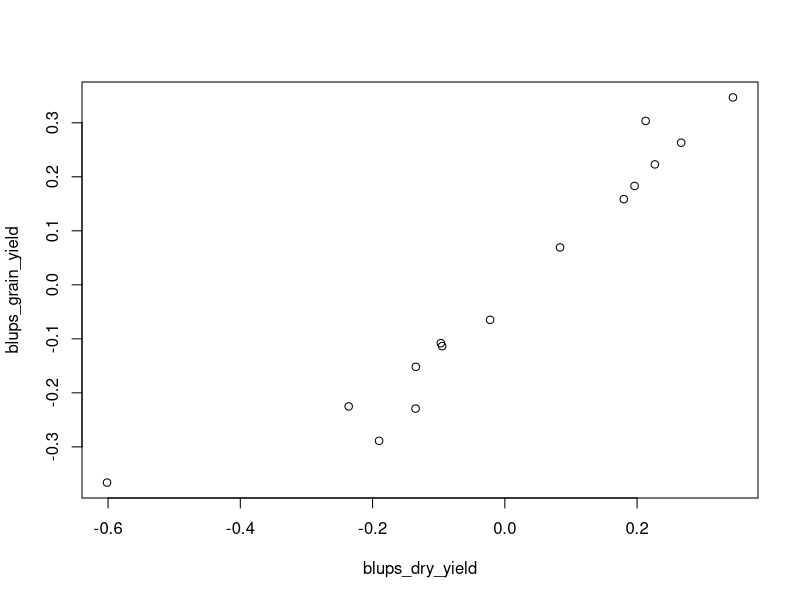
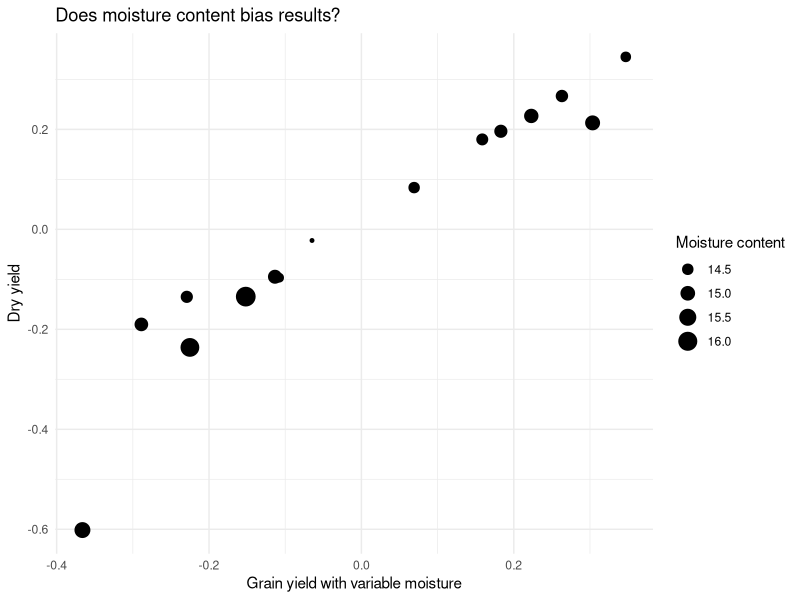
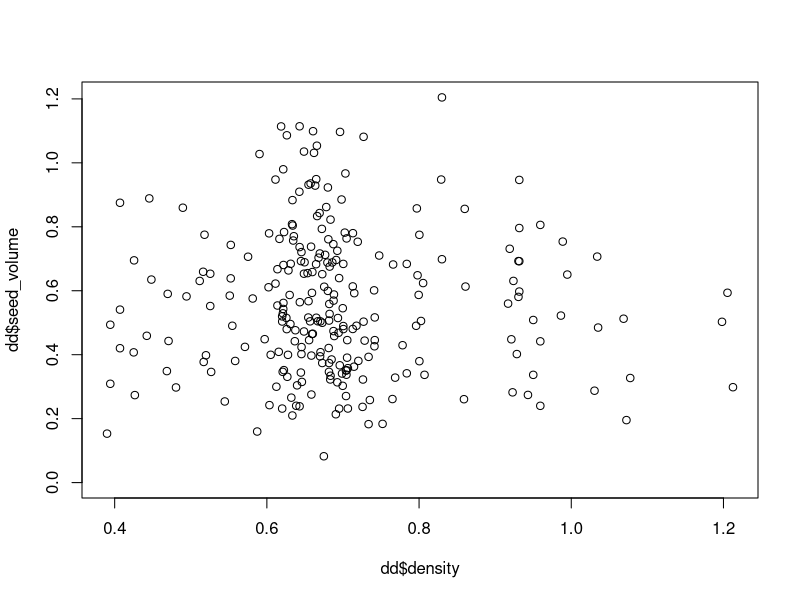

Recreate these plots in R, in order.
# Preparations ---------------------------------------------------
# Load necessary libraries
library(lme4)
library(emmeans)
library(ggplot2)


# Load data
dd <- read.csv("data/grain-yield-seed-metric-data.csv")
dd$dry_yield <- dd$grain_yield * (100-dd$moisture_content)/100


# Fit a mixed-effects model
# Variety is treated as a random effect, block is treated as a fixed effect
model1 <- lmer(dry_yield ~ (1|tech) + block_id + percent_survival, data = dd)
summary(model1)
blups_dry_yield <- unlist(ranef(model1))


model2 <- lmer(grain_yield ~ (1|tech) + block_id + percent_survival, data = dd)
summary(model2)
blups_grain_yield <- unlist(ranef(model2))


plot(blups_dry_yield, blups_grain_yield)
cor(blups_dry_yield, blups_grain_yield)
cor(blups_dry_yield, blups_grain_yield, method = "spearman")
# The correlation is high


# Is there a variety effect in moisture rate?
model3 <- lmer(moisture_content ~ tech + (1|block_id), data = dd)
summary(model3)


# Extract estimated marginal means
emmeans_model <- emmeans(model3, ~ tech)


# Pairwise comparisons
pairwise_results <- pairs(emmeans_model)
print(pairwise_results)
# No strong evidence for a biasing effect


# Now use the moisture values to see if they explain the discrepancy between BLUPs
moisture_content_values <- as.data.frame(emmeans_model)$emmean


dd2 <- data.frame(moisture_content_values, blups_grain_yield, blups_dry_yield)
# Create scatter plot
ggplot(dd2, aes(x = blups_grain_yield, y = blups_dry_yield, size = moisture_content_values)) +
  geom_point() +
  labs(
    title = "Does moisture content bias results?",
    x = "Grain yield with variable moisture",
    y = "Dry yield",
    size = "Moisture content"
  ) +
  theme_minimal()
# No trend seems to be present


# How well does volume + moisture estimation predict dry yields?
dd$corrected_volume <- (dd$tech_volume * (100 - dd$moisture_content))/100


model4 <- lm(dry_yield ~ corrected_volume, data = dd)
summary(model4)
model5 <- lm(dry_yield ~ tech_volume, data = dd)
summary(model5)
# improvement is very slight, but should try with the BLUPs


# Is the density influenced by grain dimensions?
dd$density <- dd$dry_yield / dd$tech_volume
lm_3 <- lm(density ~ hundred_seed_weight, data=dd)
summary(lm_3)


dd$seed_volume <- dd$thickness * dd$width * dd$length
dd$seed_length <- sqrt(dd$thickness^2 + dd$width^2 + dd$length^2)

plot(dd$density, dd$seed_volume)

lm_3 <- lm(density ~ seed_length, data=dd)
lm_4 <- lm(density ~ seed_volume, data=dd)
summary(lm_3)
summary(lm_4)
# The packing density is not really affected by seed size, good!
# But what is the theoretical expectation here?
# What also could influence is the size distribution, not just averages
